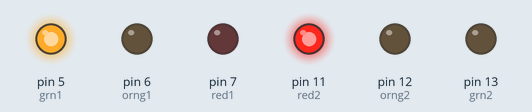
Recording of a sketch running on a simulated Arduino Uno, built with avr-gcc and run on an emulated ATmega328P. Parts: output pins drawn as LEDs (lit = HIGH).

Above: at 0.2 s.
At 6.2 s:
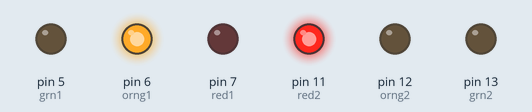
At 7.2 s:
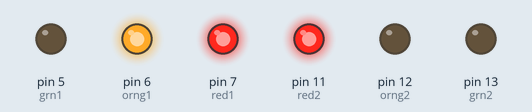
At 13.2 s:
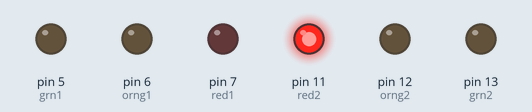
At 21.2 s:
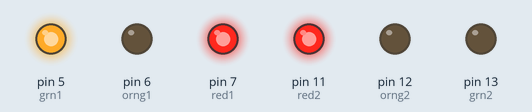
At 34.2 s:
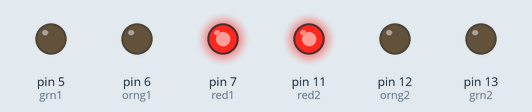
Timing chart, 0 to 40.0 s (numbered marks = the images above):
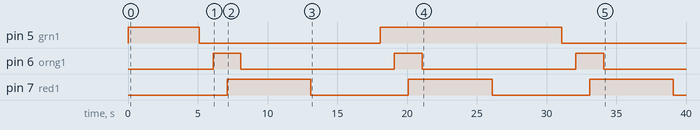

The sketch:

stoplicht.ino
```cpp
//stoplicht 1
int red1 = 7;
int orng1 = 6;
int grn1 = 5;

// stoplicht 2
int red2 = 11;
int orng2 = 12;
int grn2 = 13;

//Ultrasonesensor
int trig = 9;
int echo = 10;
int distance;
int duration;

void setup() {
//setup stoplicht 1
pinMode(red1, OUTPUT);
pinMode(orng1, OUTPUT);
pinMode(grn1, OUTPUT);
//setup stoplicht 2
pinMode(red2, OUTPUT);
pinMode(orng2, OUTPUT);
pinMode(grn2, OUTPUT);
//setup ultrasone
pinMode(trig, OUTPUT);
pinMode(echo, INPUT);

digitalWrite(grn1, HIGH);
delay(100);
digitalWrite(red2, HIGH);


}

int checkTraffic(){
  digitalWrite(trig,HIGH);
  delay(100);
  digitalWrite(trig,LOW);
  duration = pulseIn(echo,HIGH);
  distance = duration * 0.034/2;

 return(distance);
 }

int switchLed(int led, int timeout){
  delay(timeout);
  if(digitalRead(led) == HIGH){
    digitalWrite(led, LOW);
    }else{
      digitalWrite(led, HIGH);
      }
  }

void loop() {
   switchLed(grn1, 5000);
   switchLed(orng1, 1000);

   switchLed(red1, 1000);
   switchLed(orng1, 1000);
  switchLed(red1, 5000);
}
```

Measured:
- by itself, pin 5 (grn1): HIGH → LOW at 5.1 s, → HIGH 13.0 s later, → LOW 13.0 s later
- by itself, pin 6 (orng1): alternates HIGH for 2.0 s and LOW for 11.0 s
- by itself, pin 7 (red1): alternates HIGH for 6.0 s and LOW for 7.0 s
